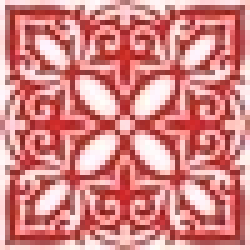
#> input picture data/10/parent.jpg, 50 x 50 px, found by its file name (shown 5 times larger)
$ python rewriteimage.py
#> lines starting #> are read from the running program, lines starting #| are printed output that depends on the picture
from PIL import Image

def do(path, name, reverse):
#> called with path = 4, name = 'aristocrat.png', reverse = False
    im = Image.open("data/" + str(path) + "/parent.jpg")
#> im is the input picture: PIL image 50x50 RGB; mean R, G, B 212.5, 133.3, 132.5
    pixels = im.load()
    x, y = im.size
#> x = 50; y = 50
    color1, color2 = choose_color(name)
    for i in range(x):
        for j in range(y):
            r, g, b = pixels[i, j]
            if r < 200 or g < 200 or b < 200:
                if not reverse:
                    r, g, b = color1
                    pixels[i, j] = int(r + 3 * ((x / 2 - i) ** 2 + (y / 2 - j) ** 2) ** 0.5), \
                                    int(g + 3 * ((x / 2 - i) ** 2 + (y / 2 - j) ** 2) ** 0.5), \
                                    int(b + 3 * ((x / 2 - i) ** 2 + (y / 2 - j) ** 2) ** 0.5)

                else:
                    r, g, b = color2
                    pixels[i, j] = int(r + 3 * ((x / 2 - i) ** 2 + (y / 2 - j) ** 2) ** 0.5), \
                                    int(g + 3 * ((x / 2 - i) ** 2 + (y / 2 - j) ** 2) ** 0.5), \
                                    int(b + 3 * ((x / 2 - i) ** 2 + (y / 2 - j) ** 2) ** 0.5)
            else:
                pixels[i, j] = 0, 0, 0
    im.save("data/" + str(path) + '/' + name)
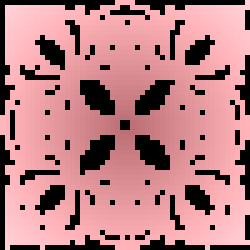
#> saved as aristocrat.png: PIL image 50x50 RGB (shown 5 times larger); mean R, G, B 181.3, 124.9, 129.5


def choose_color(name):
    if name == 'aristocrat.png' or name == 'aristocrate.png':
        return (185, 108, 114), (127, 185, 179)
    elif name == 'king.png' or name == 'kinge.png':
        return (182, 181, 107), (129, 69, 105)
    elif name == 'soldier.png' or name == 'soldiere.png':
        return (162, 130, 79), (83, 174, 112)


for i in range(4, 17):
    do(i, 'aristocrat.png', False)
    do(i, 'aristocrate.png', True)
#> call 2 of do, with path = 4, name = 'aristocrate.png', reverse = True
#> in do (call 2), `im.save("data/" + str(path) + '/' + name)`:
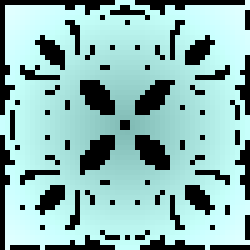
#> saved as aristocrate.png: PIL image 50x50 RGB (shown 5 times larger); mean R, G, B 139.4, 181.3, 177.8
    do(i, 'king.png', False)
#> call 3 of do, with path = 4, name = 'king.png', reverse = False
#> in do (call 3), `im.save("data/" + str(path) + '/' + name)`:
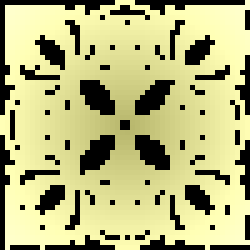
#> saved as king.png: PIL image 50x50 RGB (shown 5 times larger); mean R, G, B 179.6, 179, 124.2
    do(i, 'kinge.png', True)
#> call 4 of do, with path = 4, name = 'kinge.png', reverse = True
#> in do (call 4), `im.save("data/" + str(path) + '/' + name)`:
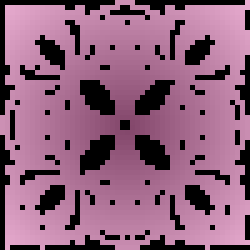
#> saved as kinge.png: PIL image 50x50 RGB (shown 5 times larger); mean R, G, B 140.9, 95.3, 122.7
    do(i, 'soldier.png', False)
    do(i, 'soldiere.png', True)
#> in do (call 6), `im.save("data/" + str(path) + '/' + name)`:
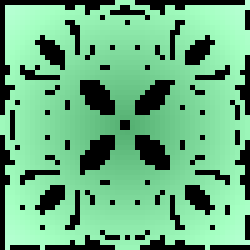
#> saved as soldiere.png: PIL image 50x50 RGB (shown 5 times larger); mean R, G, B 105.9, 174.5, 128
